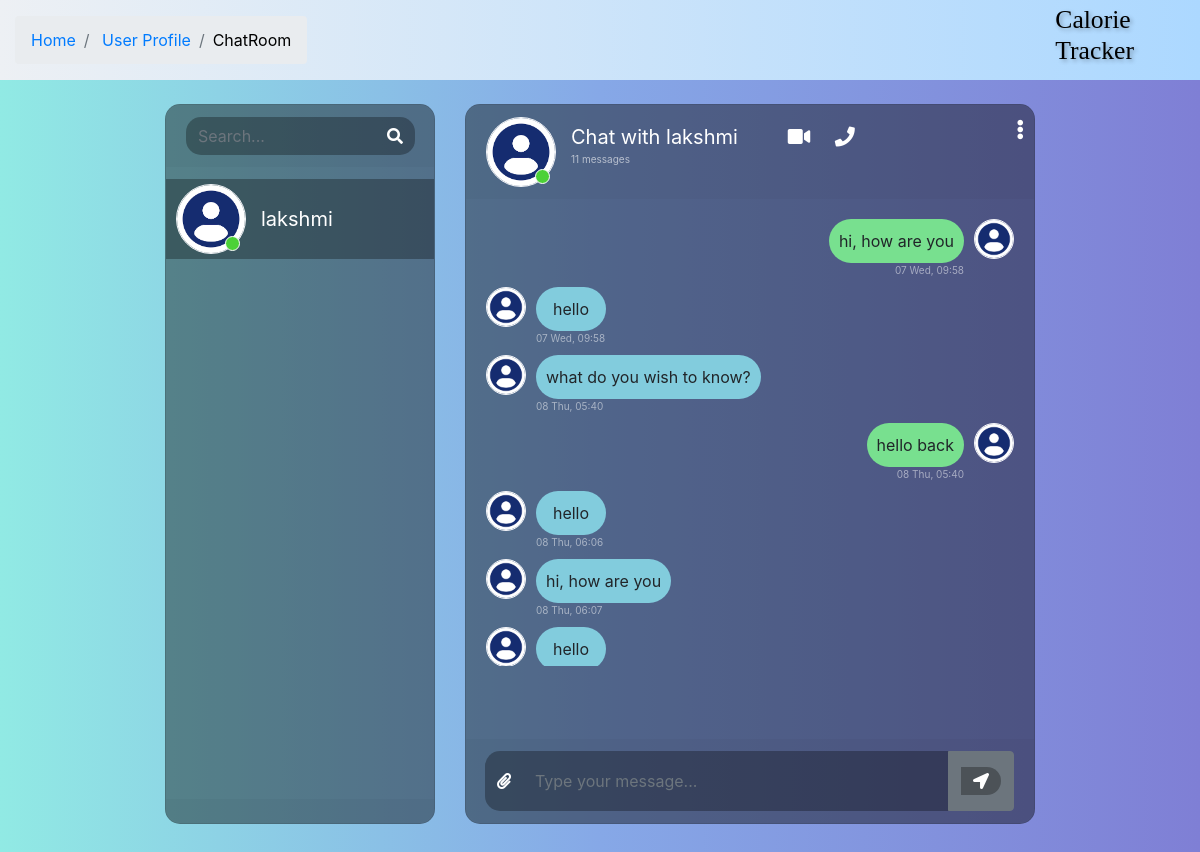
Screenshot of /messages_page/ (signed in) with the database file from the repository.
### ct/models.py (models this page shows)
class Thread(models.Model):
    first_person = models.ForeignKey(settings.AUTH_USER_MODEL, on_delete=models.CASCADE, null=True, blank=True, related_name='thread_first_person')
    second_person = models.ForeignKey(settings.AUTH_USER_MODEL, on_delete=models.CASCADE, null=True, blank=True,related_name='thread_second_person')
    updated = models.DateTimeField(auto_now=True)
    timestamp = models.DateTimeField(auto_now_add=True)
    objects = ThreadManager()
    class Meta:
        unique_together = ['first_person', 'second_person']

class CustomUser(AbstractUser):
    CUSTOMER = 1
    DIETITIAN = 2
    DOCTOR = 3
    ROLE_CHOICE = (
     (CUSTOMER, 'Customer'),
     (DIETITIAN, 'Dietitian'),
     (DOCTOR, 'Doctor'),
    )
    username = models.CharField(max_length=100,unique=True ,default='')
    email = models.EmailField(unique=True)
    password = models.CharField(max_length=128)
    is_Customer = models.BooleanField(default=False)
    is_Dietitian = models.BooleanField(default=False)
    is_Doctor = models.BooleanField(default=False)
    REQUIRED_FIELDS = []

class ChatMessage(models.Model):
    thread = models.ForeignKey(Thread, null=True, on_delete=models.CASCADE, blank=True,  related_name='chatmessage_thread')
    user = models.ForeignKey(settings.AUTH_USER_MODEL, on_delete=models.CASCADE)
    message = models.TextField()
    timestamp = models.DateTimeField(auto_now_add=True)

### ct/views.py (the view)
# urls.py: path('messages_page/', views.messages_page, name="messages_page"),
@login_required
def messages_page(request):
    threads = Thread.objects.by_user(user=request.user).prefetch_related('chatmessage_thread').order_by('timestamp')
    context = {
        'Threads': threads
    }
    return render(request, 'messages.html', context)

### ct/models.py (called while the page is built)
    def by_user(self, **kwargs):
        user = kwargs.get('user')
        lookup = Q(first_person=user) | Q(second_person=user)
        qs = self.get_queryset().filter(lookup).distinct()
        return qs

### ct/templates/messages.html (shortened to what this page needs)
{% load static %}
<!DOCTYPE html>
<html>
	<head>
		<link rel="stylesheet" href="https://stackpath.bootstrapcdn.com/bootstrap/4.1.3/css/bootstrap.min.css">
		<link rel="stylesheet" href="https://use.fontawesome.com/releases/v5.5.0/css/all.css">
		<link rel="stylesheet" type="text/css" href="https://cdnjs.cloudflare.com/ajax/libs/malihu-custom-scrollbar-plugin/3.1.5/jquery.mCustomScrollbar.min.css">
        <link rel="stylesheet" href="{% static 'css/messages.css' %}">
        </head>
        <body>
        <header class="custom-heading" style="color: black;">
            <div class="container py-3" >
                <div class="row" >
                    <div class="col" >
                        <nav aria-label="breadcrumb" >
                            <ol class="breadcrumb mb-0" style="color: black;">
                                <li class="breadcrumb-item">
                                    {% if user.is_Customer %}
                                        <a href="{% url "index" %}">Home</a>
                                    {% elif user.is_Dietitian %}
                                        <a href="{% url "d_index" %}">Home</a>
                                    {% elif user.is_Doctor %}
                                        <a href="{% url "dr_index" %}">Home</a>
                                    {% endif %}
                                </li>
                                <li class="breadcrumb-item">
                                    {% if user.is_Customer %}
                                        <a href="{% url 'user_profile' %}">User Profile</a>
                                    {% elif user.is_Dietitian %}
                                        <a href="{% url 'duser_profile' %}">Dietitian Profile</a>
                                    {% elif user.is_Doctor %}
                                        <a href="{% url 'druser_profile' %}">Doctor Profile</a>
                                    {% endif %}
                                </li>
                                <li class="breadcrumb-item" aria-current="page">ChatRoom</li>
                            </ol>
                        </nav>
                    </div>
                </div>
            </div>
            <h6>Calorie Tracker</h6>
        </header>
		<div class="container-fluid h-100">
			<div class="row justify-content-center h-100 ">
				<div class="col-md-4 col-xl-3 chat h-100 mt-4">
                    <div class="card mb-sm-3 mb-md-0 contacts_card">
					<div class="card-header">
						<div class="input-group">
							<input type="text" placeholder="Search..." name="" class="form-control search">
							<div class="input-group-prepend">
								<span class="input-group-text search_btn"><i class="fas fa-search"></i></span>
							</div>
						</div>
					</div>
					<div class="card-body contacts_body">
						<ui class="contacts">
                            {% for thread in Threads %}
                                <li class="{% if forloop.first %}active{% endif %} contact-li" chat-id="chat_{{ thread.id }}" style="cursor: pointer">
                                    <div class="d-flex bd-highlight">
                                        <div class="img_cont">
                                            <img src="{% static 'img\profile.png' %}" class="rounded-circle user_img">
                                            <span class="online_icon"></span>
                                        </div>
                                        <div class="user_info">
                                            {% if thread.first_person == user %}
                                                <span>{{ thread.second_person.username }}</span>
                                            {% else %}
                                                <span>{{ thread.first_person.username }}</span>
                                            {% endif %}
                                        </div>
                                    </div>
                                </li>
                            {% endfor %}
						</ui>
					</div>
					<div class="card-footer"></div>
				</div></div>
				<div class="col-md-8 col-xl-6 chat h-100 mt-4">
					<div class="card">
                        {% for thread in Threads %}
                            <div class="messages-wrapper  {% if forloop.first %}hide is_active{% else %}hide{% endif %}" chat-id="chat_{{ thread.id }}" other-user-id="
                                        {% if thread.first_person == user %}
                                            {{ thread.second_person.id }}
                                        {% else %}
                                            {{ thread.first_person.id }}
                                        {% endif %}
                                    ">
                                <div class="card-header msg_head">
                                    <div class="d-flex bd-highlight">
                                        <div class="img_cont">
                                            <img src="{% static 'img\profile.png' %}" class="rounded-circle user_img">
                                            <span class="online_icon"></span>
                                        </div>
                                        <div class="user_info">
                                            {% if thread.first_person == user %}
                                                    <span>Chat with {{ thread.second_person.username }}</span>
                                            {% else %}
                                                <span>Chat with {{ thread.first_person.username }}</span>
                                            {% endif %}
                                            <p>{{ thread.chatmessage_thread.all.count }} messages</p>
                                        </div>
                                        <div class="video_cam">
                                            <span><i class="fas fa-video"></i></span>
                                            <span><i class="fas fa-phone"></i></span>
                                        </div>
                                    </div>
                                    <span id="action_menu_btn"><i class="fas fa-ellipsis-v"></i></span>
                                </div>
                                <div class="card-body msg_card_body">
                                    {% for chat in thread.chatmessage_thread.all %}
                                        {% if chat.user == user %}
                                            <div class="d-flex mb-4 replied">
                                                <div class="msg_cotainer_send">
                                                    {{ chat.message }}
                                                    <span class="msg_time_send">{{ chat.timestamp|date:"d D" }}, {{ chat.timestamp|time:"H:i" }}</span>
                                                </div>
                                            <div class="img_cont_msg">
                                                <img src="{% static 'img\profile.png' %}" class="rounded-circle user_img_msg">
                                            </div>
                                        </div>
                                        {% else %}
                                            <div class="d-flex mb-4 received">
                                            <div class="img_cont_msg">
                                                <img src="{% static 'img\profile.png' %}" class="rounded-circle user_img_msg">
                                            </div>
                                            <div class="msg_cotainer">
                                                {{ chat.message }}
                                                <span class="msg_time">{{ chat.timestamp|date:"d D" }}, {{ chat.timestamp|time:"H:i" }}</span>
                                            </div>
                                        </div>
                                        {% endif %}
                                    {% endfor %}
                                </div>
					        </div>
                        {% endfor %}
                        <div class="card-footer">
                                <form id="send-message-form">
                                    <div class="input-group">
                                        <div class="input-group-append">
                                            <span class="input-group-text attach_btn"><i class="fas fa-paperclip"></i></span>
                                        </div>
                                        <input type="text" name="" id="input-message" class="form-control type_msg" placeholder="Type your message...">
                                        <div class="input-group-append">
                                            <button class="btn btn-secondary" type="submit">
                                                <span class="input-group-text send_btn">
                                                    <i class="fas fa-location-arrow"></i>
                                                </span>
                                            </button>
                                        </div>
                                </div>
                                </form>
                            </div>
                    </div>
				</div>
			</div>
		</div>
	</body>
</html>

### static/css/messages.css (style rules this page uses)
body, html { height: 100%; margin: 0; background: #7f7fd5; background: -webkit-linear-gradient(to right, #91eae4, #86a8e7, #7f7fd5); background: linear-gradient(to right, #91eae4, #86a8e7, #7f7fd5); }
.chat { margin-top: auto; margin-bottom: auto; }
.card { height: 90%; border-radius: 15px !important; background-color: rgba(0, 0, 0, 0.4) !important; }
.contacts_body { padding: 0.75rem 0 !important; overflow-y: auto; white-space: nowrap; }
.msg_card_body { overflow-y: auto; max-height: 65%; padding-bottom: 20px; }
.card-header { border-radius: 15px 15px 0 0 !important; border-bottom: 0 !important; }
.card-footer { border-radius: 0 0 15px 15px !important; border-top: 0 !important; bottom: 0; position: absolute; width: 100%; }
.container { align-content: center; }
.search { border-radius: 15px 0 0 15px !important; background-color: rgba(0, 0, 0, 0.3) !important; border: 0 !important; color: white !important; }
.type_msg { background-color: rgba(0, 0, 0, 0.3) !important; border: 0 !important; color: white !important; height: 60px !important; overflow-y: auto; }
.attach_btn { border-radius: 15px 0 0 15px !important; background-color: rgba(0, 0, 0, 0.3) !important; border: 0 !important; color: white !important; cursor: pointer; }
.send_btn { border-radius: 0 15px 15px 0 !important; background-color: rgba(0, 0, 0, 0.3) !important; border: 0 !important; color: white !important; cursor: pointer; }
.search_btn { border-radius: 0 15px 15px 0 !important; background-color: rgba(0, 0, 0, 0.3) !important; border: 0 !important; color: white !important; cursor: pointer; }
.contacts { list-style: none; padding: 0; }
.contacts li { width: 100% !important; padding: 5px 10px; margin-bottom: 15px !important; }
.active { background-color: rgba(0, 0, 0, 0.3); }
.user_img { height: 70px; width: 70px; border: 1.5px solid #f5f6fa; }
.user_img_msg { height: 40px; width: 40px; border: 1.5px solid #f5f6fa; }
.img_cont { position: relative; height: 70px; width: 70px; }
.img_cont_msg { height: 40px; width: 40px; }
.online_icon { position: absolute; height: 15px; width: 15px; background-color: #4cd137; border-radius: 50%; bottom: 0.2em; right: 0.4em; border: 1.5px solid white; }
.user_info { margin-top: auto; margin-bottom: auto; margin-left: 15px; }
.user_info span { font-size: 20px; color: white; }
.user_info p { font-size: 10px; color: rgba(255, 255, 255, 0.6); }
.video_cam { margin-left: 50px; margin-top: 5px; }
.video_cam span { color: white; font-size: 20px; cursor: pointer; margin-right: 20px; }
.msg_cotainer { margin-top: auto; margin-bottom: auto; margin-left: 10px; border-radius: 25px; background-color: #82ccdd; padding: 10px; position: relative; min-width: 70px; text-align: center; }
.msg_cotainer_send { min-width: 70px; text-align: center; margin-top: auto; margin-bottom: auto; margin-right: 10px; border-radius: 25px; background-color: #78e08f; padding: 10px; position: relative; }
.msg_time { position: absolute; left: 0; bottom: -15px; color: rgba(255, 255, 255, 0.5); font-size: 10px; }
.msg_time_send { position: absolute; right: 0; bottom: -15px; color: rgba(255, 255, 255, 0.5); font-size: 10px; }
.msg_head { position: relative; }
#action_menu_btn { position: absolute; right: 10px; top: 10px; color: white; cursor: pointer; font-size: 20px; }
.received { justify-content: flex-start; }
.replied { justify-content: flex-end; }
.is_active { display: block !important; }
.hide { display: none; }
.msg_card_body { -ms-overflow-style: none; scrollbar-width: none; }
.messages-wrapper { height: 100%; }

### ct/templates/messages.html (style rules this page uses)
header { text-align: left; background: linear-gradient(90deg, #edf0f4, #acd8ff); color: #140202; padding: 0.01rem 0; }
.custom-heading { display: flex; justify-content: space-between; align-items: center; }
.custom-heading h6 { font-family: 'Times New Roman', serif; font-size: 1.60em; text-shadow: 2px 2px 4px rgba(0, 0, 0, 0.3); margin-left: 40px; margin-right: 10px; }
.custom-heading div { display: flex; align-items: center; }

### rows the page displays
Thread: second_person.username "lakshmi", chatmessage_thread.all.count "11"
ChatMessage: message "hi, how are you", timestamp "07 Wed", timestamp "09:58"
ChatMessage: message "hello", timestamp "07 Wed", timestamp "09:58"
ChatMessage: message "what do you wish to know?", timestamp "08 Thu", timestamp "05:40"
ChatMessage: message "hello back", timestamp "08 Thu", timestamp "05:40"
ChatMessage: message "hello", timestamp "08 Thu", timestamp "06:06"
ChatMessage: message "hi, how are you", timestamp "08 Thu", timestamp "06:07"
ChatMessage: message "hello"
